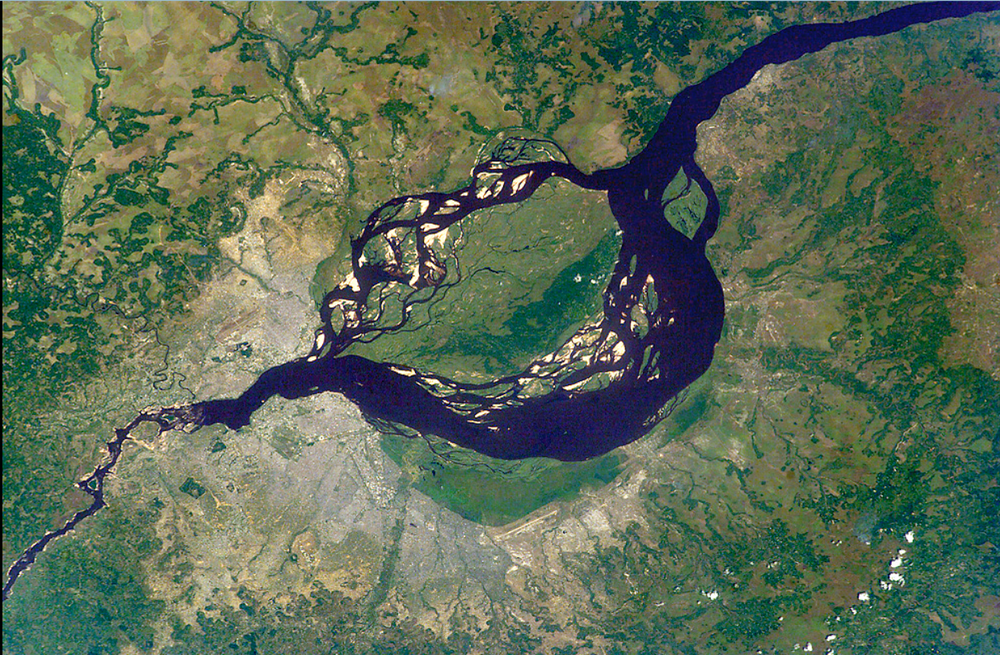
%> input picture data/input1.png, 1000 x 655 px, shrunk from 1238 x 811 before the run
$ octave code.m   (GNU Octave 9; MATLAB toolbox functions it lacks are replaced by stand-ins)
%> lines starting %> are read from the running program, lines starting %| are printed output that depends on the picture; in (x1, y1, x2, y2) boxes, pixels count from 0 and x2, y2 are one past the last pixel; in counts of white or black regions, pixels touching at a corner belong together; the program's own positions count from 1

 img = imread('input1.png');
%> img is the input picture: size 655x1000x3 uint8; mean R, G, B 90.8, 106.3, 84.6
 img = im2double(img);
%> img: size 655x1000x3 double
 %RGBchannels
 red = img(:,:,1);
 green = img(:,:,2);
 blue = img(:,:,3);
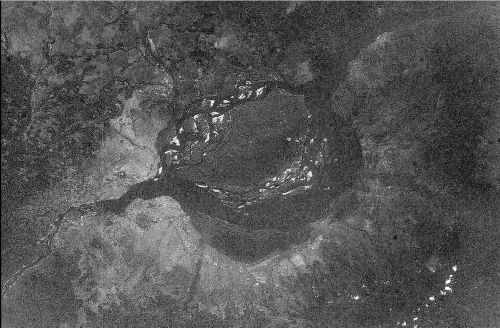
%> blue: size 655x1000 double (shown at 1/2 size); min 0, max 1, mean 0.332
 gray_img = rgb2gray(img);
 edges = edge(gray_img, 'canny');
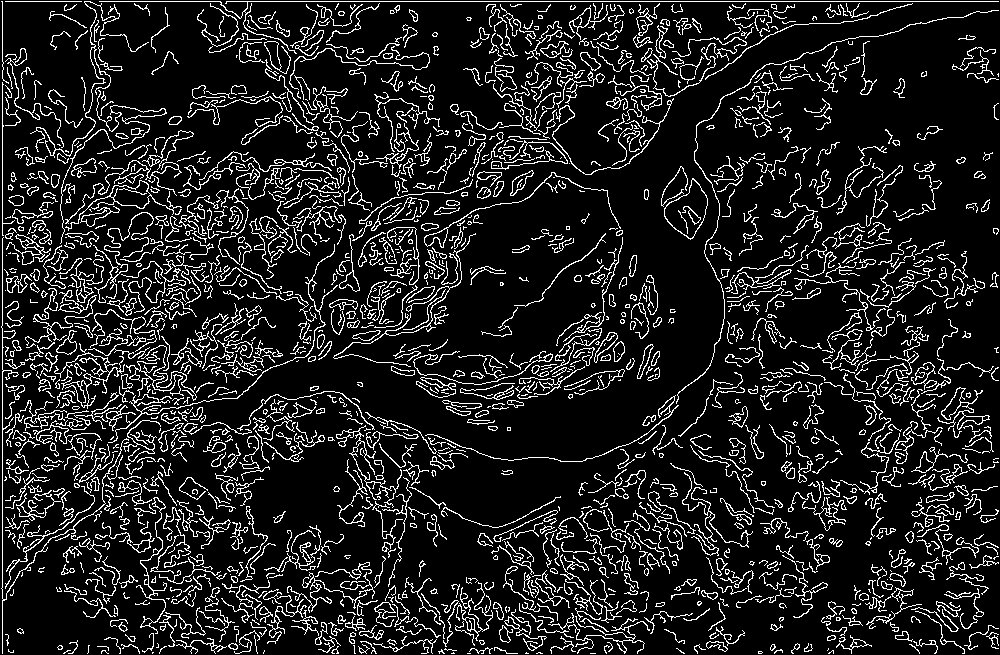
%> edges: size 655x1000 logical; 12.6% white in thin lines or dots
 h =fspecial('gaussian', [15, 15], 5);
 low_freq = imfilter(gray_img, h, 'symmetric');
 gli = (2 * green- red- blue) ./ (2 * green + red + blue + 0.001);
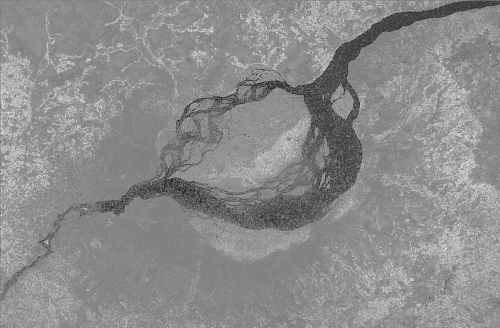
%> gli: size 655x1000 double (shown at 1/2 size); min -0.998, max 0.998, mean 0.0982; drawn with min black and max white
 %Thresholding for water detection
 water_areas = low_freq < 0.2;
%> water_areas: size 655x1000 logical; 7.1% white; 31 white regions (8 under 20 px), largest, box (x1, y1, x2, y2) and area: (201, 0, 993, 458) 42962, (0, 126, 8, 276) 841, (668, 28, 700, 53) 378
 water_areas = imclose(water_areas, strel('disk', 3));
%> water_areas: size 655x1000 logical; 7.1% white; 31 white regions (8 under 20 px), largest, box (x1, y1, x2, y2) and area: (201, 0, 993, 458) 42966, (0, 126, 8, 276) 843, (668, 28, 700, 53) 380
 urban_sharp = imsharpen(gray_img, 'Radius', 2, 'Amount', 1.5);
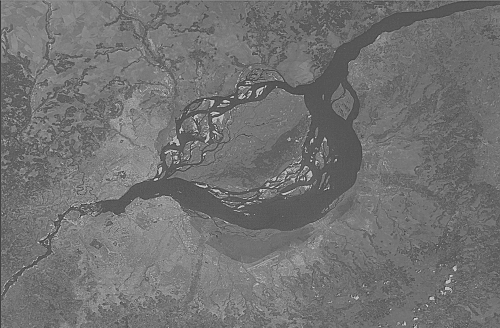
%> urban_sharp: size 655x1000 double (shown at 1/2 size); min -0.852, max 1.91, mean 0.389; drawn with min black and max white
 urban_areas = urban_sharp > 0.6;
%> urban_areas: size 655x1000 logical; 14.7% white in thin lines or dots
 urban_areas = imclose(urban_areas, strel('disk', 2));
%> urban_areas: size 655x1000 logical; 24% white; 3550 white regions (3200 under 20 px), largest, box (x1, y1, x2, y2) and area: (31, 122, 686, 655) 96461, (4, 28, 146, 285) 8106, (0, 0, 1000, 61) 6171
forest_areas = gli > 0.25;
%> forest_areas: size 655x1000 logical; 15.4% white in thin lines or dots
 forest_areas = imclose(forest_areas, strel('disk', 3));
%> forest_areas: size 655x1000 logical; 27.6% white; 1846 white regions (1631 under 20 px), largest, box (x1, y1, x2, y2) and area: (757, 73, 1000, 655) 59478, (0, 49, 242, 558) 35120, (460, 1, 795, 166) 18186

 urban_areas_with_edges = urban_areas | edges;
%> urban_areas_with_edges: size 655x1000 logical; 32.8% white; 1888 white regions (1437 under 20 px), largest, box (x1, y1, x2, y2) and area: (0, 0, 1000, 655) 149961, (333, 172, 625, 416) 10579, (469, 65, 570, 199) 2348
 forest_areas_with_edges = forest_areas | edges;
%> forest_areas_with_edges: size 655x1000 logical; 36.7% white; 1470 white regions (1019 under 20 px), largest, box (x1, y1, x2, y2) and area: (731, 73, 1000, 655) 65914, (0, 1, 249, 655) 56749, (99, 1, 999, 292) 32337
 subplot(2, 2, 1);
 imshow(img);
 title('Original Image');
 %WaterAreas
 subplot(2, 2, 2);
 water_display = img;
 water_display(:,:,1) = water_display(:,:,1) .* water_areas;
 water_display(:,:,2) = water_display(:,:,2) .* water_areas;
 water_display(:,:,3) = water_display(:,:,3) .* water_areas;
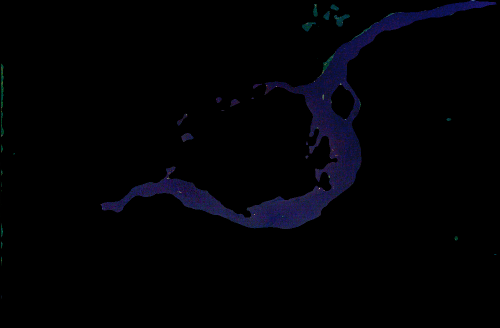
%> water_display: size 655x1000x3 double (shown at 1/2 size); mean R, G, B 0.0068, 0.00707, 0.0187
 imshow(water_display);
 title('Water Areas');
 %UrbanAreas
 subplot(2, 2, 3);
 urban_display = img;
 urban_display(:,:,1) = urban_display(:,:,1) .* urban_areas_with_edges;
 urban_display(:,:,2) = urban_display(:,:,2) .* urban_areas_with_edges;
 urban_display(:,:,3) = urban_display(:,:,3) .* urban_areas_with_edges;
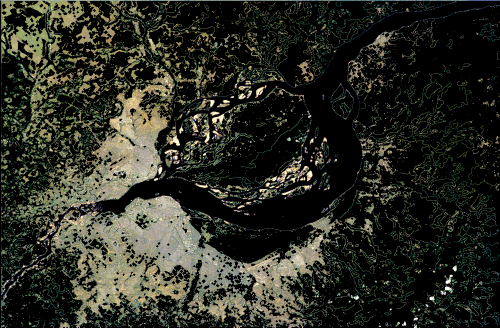
%> urban_display: size 655x1000x3 double (shown at 1/2 size); mean R, G, B 0.17, 0.176, 0.139
imshow(urban_display);
 title('Urban Areas');
 %Forest Areas
 subplot(2, 2, 4);
 forest_display = img;
 forest_display(:,:,1) = forest_display(:,:,1) .* forest_areas_with_edges;
 forest_display(:,:,2) = forest_display(:,:,2) .* forest_areas_with_edges;
 forest_display(:,:,3) = forest_display(:,:,3) .* forest_areas_with_edges;
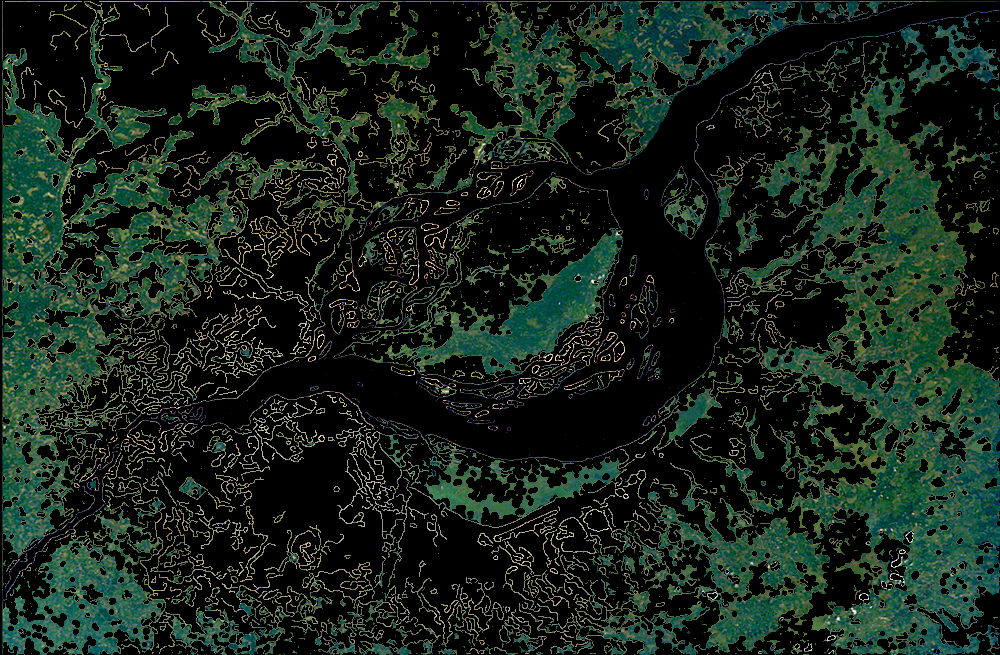
%> forest_display: size 655x1000x3 double; mean R, G, B 0.0886, 0.14, 0.103
 imshow(forest_display);
 title('Forest Areas');

$ run again, with data/input2.jpeg saved as data/input1.png
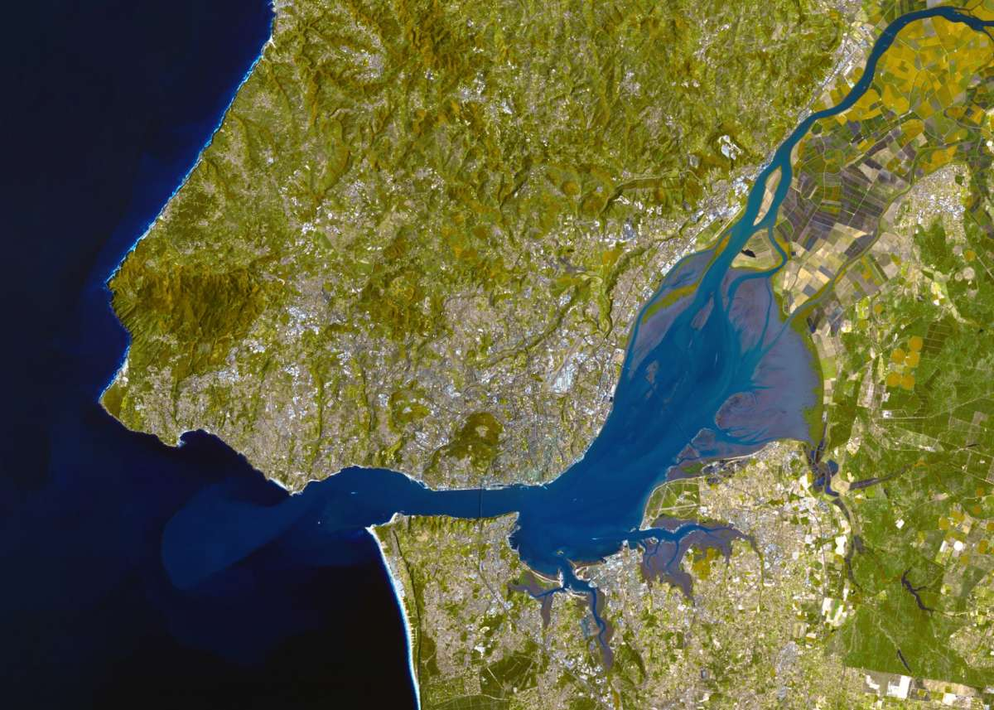
%> input picture data/input2.jpeg, 994 x 710 px, shrunk from 1200 x 857 before the run
%> img is the input picture: size 710x994x3 uint8; mean R, G, B 94.9, 96.4, 62.5
%> img: size 710x994x3 double
%> `edges = edge(gray_img, 'canny');`:
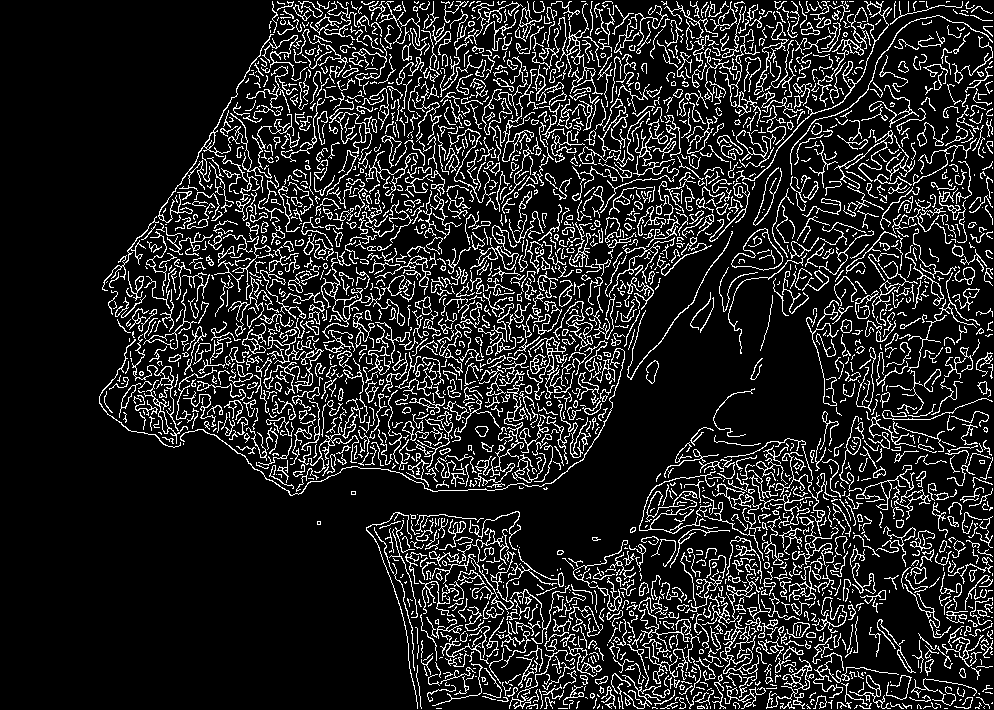
%> edges: size 710x994 logical; 14.3% white in thin lines or dots, all inside (x1, y1, x2, y2) = (99, 1, 993, 709)
%> urban_areas_with_edges: size 710x994 logical; 34.3% white; 868 white regions (570 under 20 px), largest, box (x1, y1, x2, y2) and area: (99, 0, 892, 496) 100788, (562, 416, 990, 710) 51490, (365, 511, 603, 710) 21091
%> forest_areas_with_edges: size 710x994 logical; 30.3% white; 1295 white regions (806 under 20 px), largest, box (x1, y1, x2, y2) and area: (99, 0, 864, 448) 100173, (792, 159, 994, 700) 42187, (790, 15, 994, 217) 8740
%> `forest_display(:,:,3) = forest_display(:,:,3) .* forest_areas_with_edg..`:
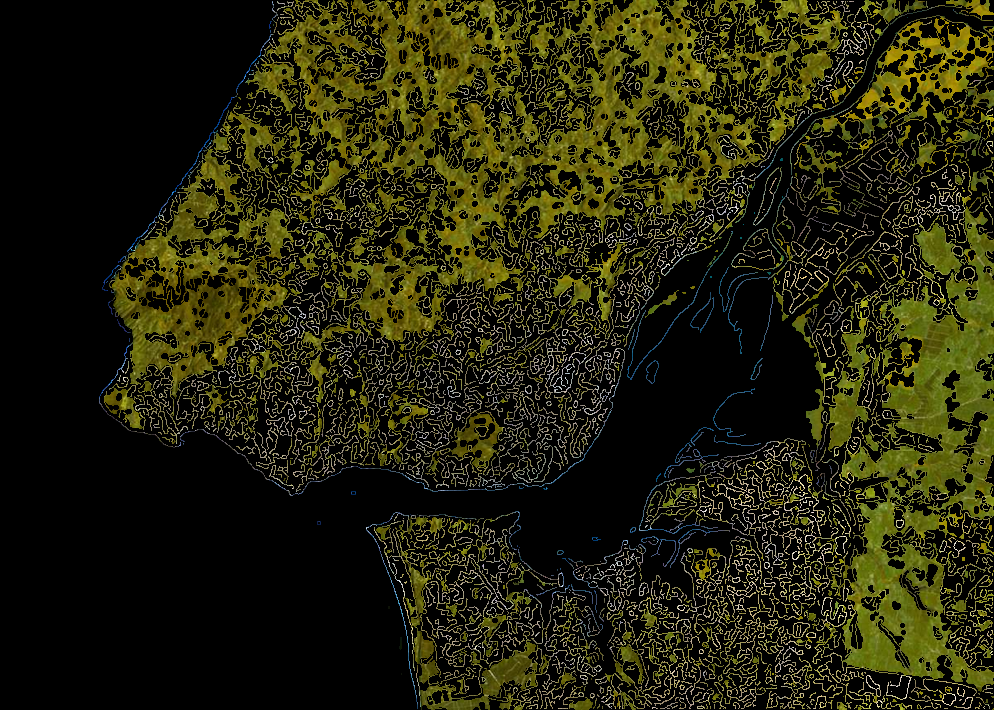
%> forest_display: size 710x994x3 double; mean R, G, B 0.141, 0.139, 0.0499

$ run again, with data/input3.jpeg saved as data/input1.png
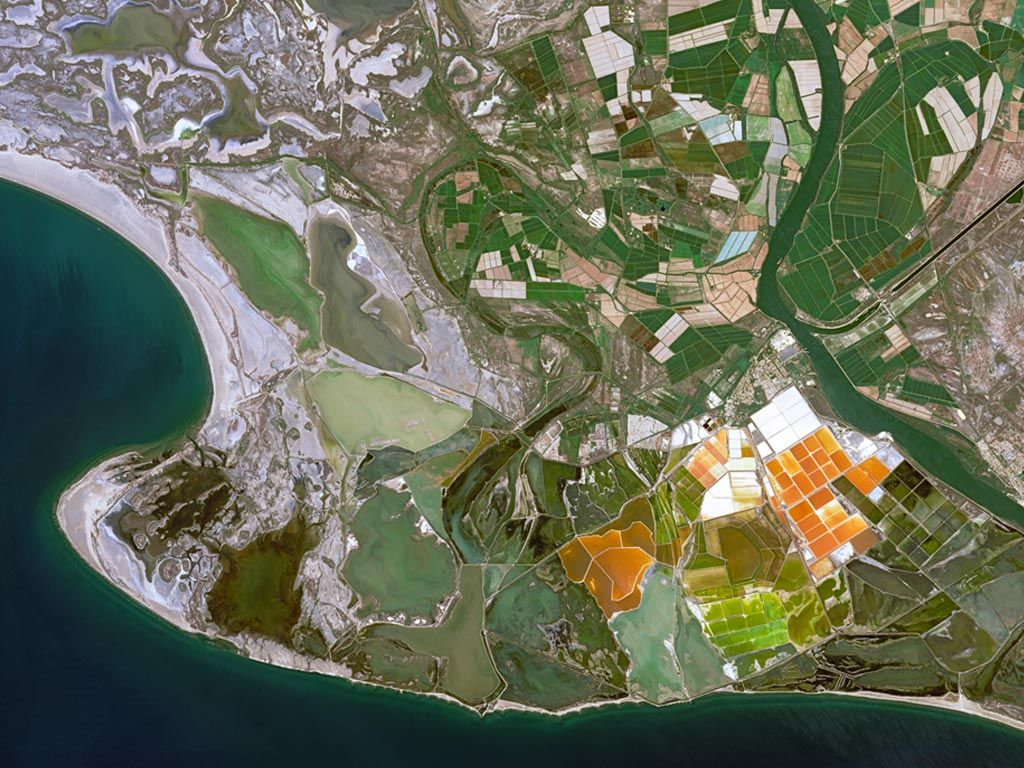
%> input picture data/input3.jpeg, 1024 x 768 px
%> img is the input picture: size 768x1024x3 uint8; mean R, G, B 104, 109.3, 88.3
%> img: size 768x1024x3 double
%> `edges = edge(gray_img, 'canny');`:
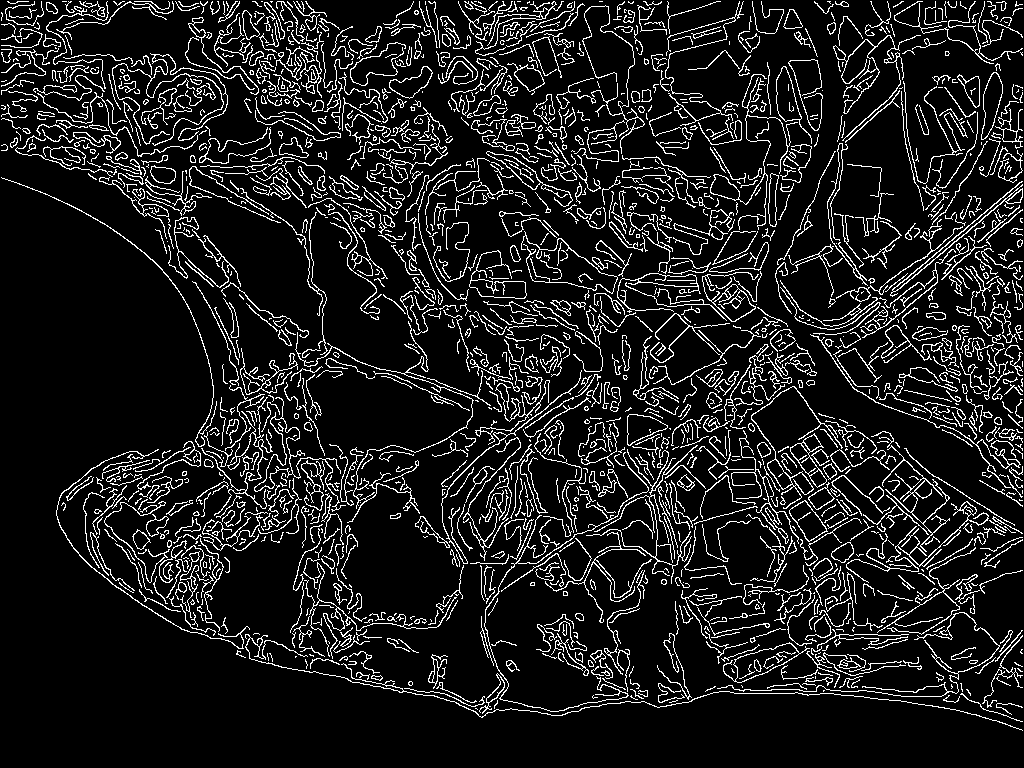
%> edges: size 768x1024 logical; 11.3% white in thin lines or dots
%> urban_areas_with_edges: size 768x1024 logical; 38% white; 788 white regions (626 under 20 px), largest, box (x1, y1, x2, y2) and area: (0, 0, 1024, 731) 219001, (775, 0, 1024, 507) 34390, (213, 0, 471, 197) 18270
%> forest_areas_with_edges: size 768x1024 logical; 23.6% white; 1567 white regions (756 under 20 px), largest, box (x1, y1, x2, y2) and area: (634, 0, 1024, 335) 42360, (37, 343, 1024, 742) 21463, (681, 520, 857, 683) 9390
%> `forest_display(:,:,3) = forest_display(:,:,3) .* forest_areas_with_edg..`:
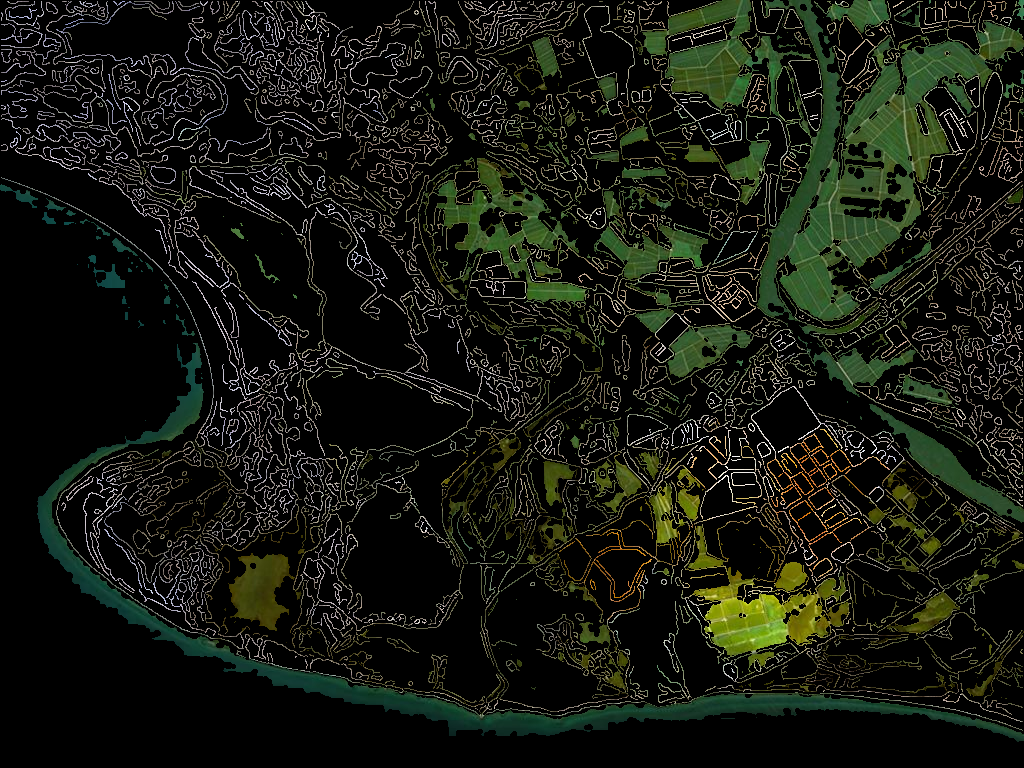
%> forest_display: size 768x1024x3 double; mean R, G, B 0.0849, 0.0976, 0.0656
